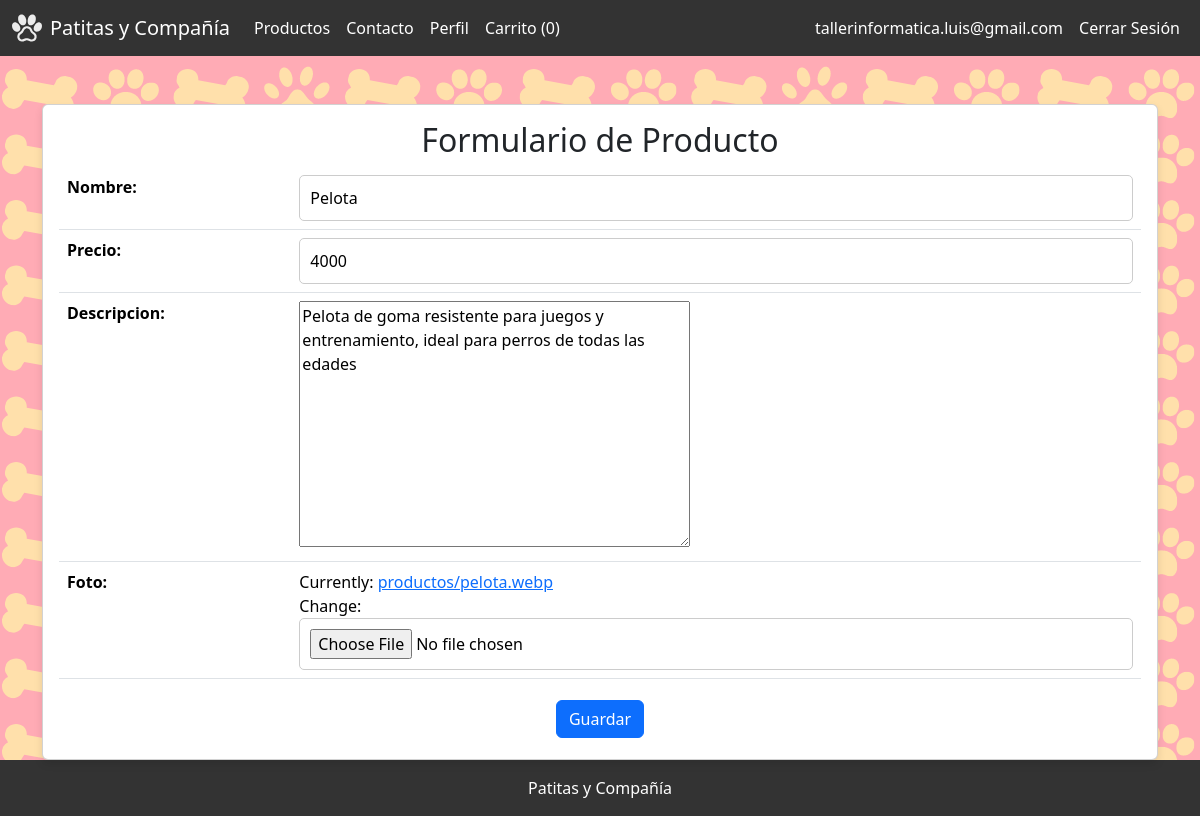
/producto/1/editar/ (signed in), run on the app's committed database.
### patitasYCompania/models.py (models this page shows, shortened)
class Producto(models.Model):
    nombre = models.CharField(max_length=100)
    precio = models.DecimalField(max_digits=10, decimal_places=0)
    descripcion = models.TextField()
    foto = models.ImageField(upload_to='productos/')

### patitasYCompania/views.py (the view)
# urls.py: path('producto/<int:product_id>/editar/', views.product_update, name='product_update'),
@login_required
def product_update(request, product_id):
    product = get_object_or_404(Producto, id=product_id)
    if request.method == 'POST':
        form = ProductoForm(request.POST, request.FILES, instance=product)
        if form.is_valid():
            form.save()
            return redirect('product_detail', product_id=product.id)
    else:
        form = ProductoForm(instance=product)
    return render(request, 'patitasYCompania/product_form.html', {'form': form})

### patitasYCompania/forms.py
class ProductoForm(forms.ModelForm):
    class Meta:
        model = Producto
        fields = ['nombre', 'precio', 'descripcion', 'foto']

### patitasYCompania/templates/patitasycompania/product_form.html (shortened to what this page needs)
{% extends 'patitasYCompania/base.html' %}
{% block content %}
<div class="container mt-5">
    <div class="card">
        <div class="card-body">
            <h2 class="card-title text-center">Formulario de Producto</h2>
            <form method="post" enctype="multipart/form-data">
                <table class="table">
                    {{ form.as_table }}
                </table>
                <div class="text-center">
                    <button type="submit" class="btn btn-primary">Guardar</button>
                </div>
            </form>
        </div>
    </div>
</div>
{% endblock %}

### patitasYCompania/templates/patitasycompania/navbar.html (shortened to what this page needs)
{% load static %}
<nav class="navbar navbar-expand-lg">
    <div class="container-fluid">
        <a class="navbar-brand d-flex align-items-center" href="{% url 'index' %}">
            <img src="{% static 'img/logo.svg' %}" alt="Logo" width="30" height="30" class="d-inline-block align-text-top me-2">
            <span style="color: #fff;">Patitas y Compañía</span>
        </a>
        <div class="collapse navbar-collapse" id="navbarNav">
            <ul class="navbar-nav me-auto mb-2 mb-lg-0">
                <li class="nav-item">
                    <a class="nav-link" href="{% url 'product_list' %}">Productos</a>
                </li>
                <li class="nav-item">
                    <a class="nav-link" href="{% url 'contact' %}">Contacto</a>
                </li>
                {% if user.is_authenticated %}
                    <li class="nav-item">
                        <a class="nav-link" href="{% url 'user_profile' %}">Perfil</a>
                    </li>
                    <li class="nav-item">
                        <a class="nav-link" href="{% url 'cart' %}">
                            Carrito
                            {% if user.is_authenticated %}
                                ({{ request.user.cartitem_set.count }})
                            {% endif %}
                        </a>
                    </li>
                {% endif %}
            </ul>
            <ul class="navbar-nav">
                {% if user.is_authenticated %}
                    <li class="nav-item">
                        <a class="nav-link" href="{% url 'user_profile' %}">{{ user.email }}</a>
                    </li>
                    <li class="nav-item">
                        <a class="nav-link" href="{% url 'logout' %}">Cerrar Sesión</a>
                    </li>
                {% endif %}
            </ul>
        </div>
    </div>
</nav>

### patitasYCompania/static/css/style.css (style rules this page uses)
html, body { height: 100%; margin: 0; display: flex; flex-direction: column; }
body { font-family: Arial, sans-serif; background-image: url('../img/fondo_decoracion.png'); }
.navbar { background-color: #333; }
.navbar .nav-link { color: #fff; }
.card { display: flex; flex-direction: column; height: 100%; background-color: rgba(255, 255, 255, 0.8); backdrop-filter: blur(10px); border-radius: 15px; box-shadow: 0 4px 8px rgba(0, 0, 0, 0.1); }
.card-body { flex: 1; display: flex; flex-direction: column; justify-content: space-between; }
.btn { margin: 5px; }
.btn-primary { background-color: #007bff; border: none; padding: 10px 20px; font-size: 1.2em; border-radius: 25px; }
input { border-radius: 5px; padding: 10px; width: 100%; border: 1px solid #ccc; }

### data on the page
Producto: nombre "Pelota", precio "4000", descripcion "Pelota de goma resistente para juegos y entrenamiento, ideal para perros de todas las edades"

### other printed values
{{ request.user.cartitem_set.count }} "0"
{{ user.email }} "tallerinformatica.luis@gmail.com"
